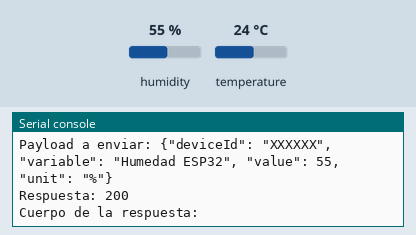
A program run on a simulated ESP32 board running MicroPython. Shown: the last lines printed to the serial console. Inputs (shaded band) come from the test bench; at power-on: humidity 55 %, temperature 24 °C. WiFi joins after 1.5 s; web requests get an empty 200 reply after 0.4 s.

Above: at 3.2 s.
3.3 s: humidity set to 22 %
At 7.7 s:
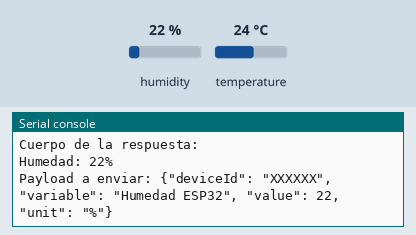
9.4 s: humidity set to 40 %
At 14.2 s:
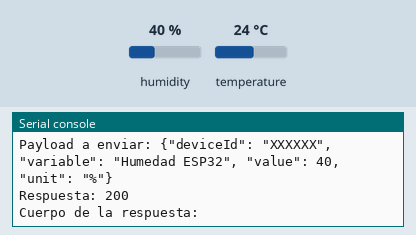
Timing chart, 0 to 15.7 s (numbered marks = the images above; inputs shaded):
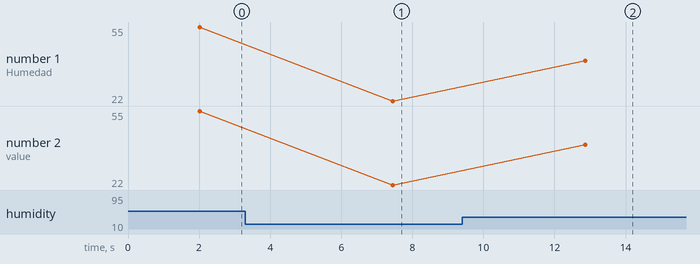

Measured:
- after the input at 3.3 s, the serial console: prints a new line after 4.1 s (image 1)
- after the input at 9.4 s, the serial console: prints a new line after 3.5 s (image 2)
- plotted number 1: 55 → 22 after the input at 3.3 s, 22 → 40 after the input at 9.4 s
- plotted number 2: 55 → 22 after the input at 3.3 s, 22 → 40 after the input at 9.4 s

The program:

database_dht11.py
```python
import urequests
import json
import ujson
import dht
import network
from machine import Pin
from time import sleep

sensor = dht.DHT11(Pin(14))

ssid = 'XXXXX'
password = 'XXXXX'
api_key = 'XXXXX'
url = 'https://api.ioteris.com.ar/api/data'

def connect_wifi():
    wlan = network.WLAN(network.STA_IF)
    wlan.active(True)
    wlan.connect(ssid, password)
    while not wlan.isconnected():
        print('Conectando a WiFi...')
        sleep(1)
    print('Conectado a WiFi')

def send_data(value, unit, variable, device_id):
    headers = {
        'Authorization': f'Bearer {api_key}',
        'Content-Type': 'application/json'
    }

    payload = {
        'deviceId': device_id,
        'variable': variable,
        'value': value,
        'unit': unit
    }

    # Imprimir el payload a enviar
    print('Payload a enviar:', ujson.dumps(payload))

    response = urequests.post(url, data=ujson.dumps(payload), headers=headers)


    print('Respuesta:', response.status_code)
    print('Cuerpo de la respuesta:', response.text)

    response.close()

connect_wifi()

while True:
    sensor.measure()  # Mido los valores
    #temp = sensor.temperature()
    humidity = sensor.humidity()

    # Imprimimos los valores de temperatura y humedad en la consola
    print(f"Humedad: {humidity}%")
    send_data(humidity, "%", "Humedad ESP32", "XXXXXX")

    sleep(5)  # Espera 5 segundos antes de la próxima medición
```
